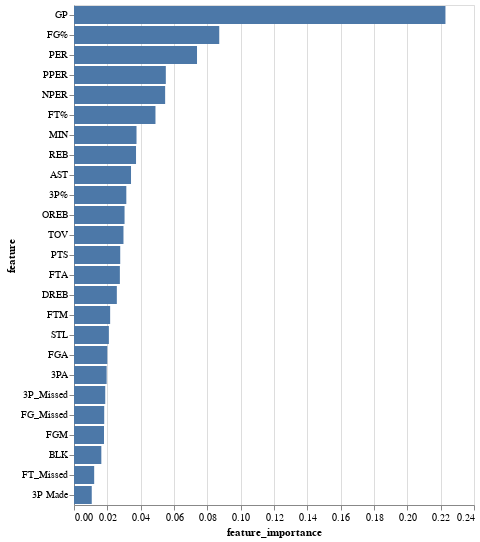

The cell this chart's notebook holds for it:
### Code cell
alt.Chart(feat_imp_rf_df).mark_bar().encode(
    x='feature_importance',
    y=alt.Y("feature", sort='-x'),
    tooltip=['feature','feature_importance'])

### Figure 1 — Vega-Lite specification as saved in the notebook (floating-point values rounded to 4 significant figures)
{"config": {"view": {"continuousWidth": 400, "continuousHeight": 300}}, "data": {"name": "data-d30f6fa8aada457620de48be00b4cfc0"}, "mark": "bar", "encoding": {"tooltip": [{"field": "feature", "type": "nominal"}, {"field": "feature_importance", "type": "quantitative"}], "x": {"field": "feature_importance", "type": "quantitative"}, "y": {"field": "feature", "sort": "-x", "type": "nominal"}}, "$schema": "https://vega.github.io/schema/vega-lite/v4.17.0.json", "datasets": {"data-d30f6fa8aada457620de48be00b4cfc0": [{"feature": "GP", "feature_importance": 0.2229}, {"feature": "FG%", "feature_importance": 0.08715}, {"feature": "PER", "feature_importance": 0.07381}, {"feature": "PPER", "feature_importance": 0.05509}, {"feature": "NPER", "feature_importance": 0.05468}, {"feature": "FT%", "feature_importance": 0.04888}, {"feature": "MIN", "feature_importance": 0.03751}, {"feature": "REB", "feature_importance": 0.03722}, {"feature": "AST", "feature_importance": 0.03421}, {"feature": "3P%", "feature_importance": 0.03139}, {"feature": "OREB", "feature_importance": 0.03033}, {"feature": "TOV", "feature_importance": 0.02968}, {"feature": "PTS", "feature_importance": 0.02774}, {"feature": "FTA", "feature_importance": 0.02752}, {"feature": "DREB", "feature_importance": 0.0257}, {"feature": "FTM", "feature_importance": 0.02169}, {"feature": "STL", "feature_importance": 0.02093}, {"feature": "FGA", "feature_importance": 0.01997}, {"feature": "3PA", "feature_importance": 0.01959}, {"feature": "3P_Missed", "feature_importance": 0.01875}, {"feature": "FG_Missed", "feature_importance": 0.01812}, {"feature": "FGM", "feature_importance": 0.01801}, {"feature": "BLK", "feature_importance": 0.0164}, {"feature": "FT_Missed", "feature_importance": 0.01211}, {"feature": "3P Made", "feature_importance": 0.01065}]}}
